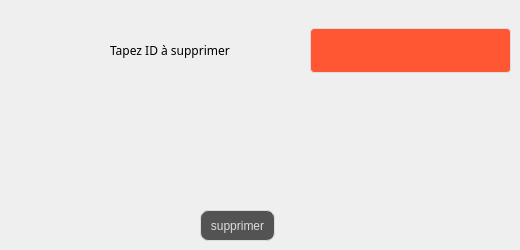
      <widget class="QWidget" name="tab_13">
       <attribute name="title">
        <string>Supprimer Client</string>
       </attribute>
       <widget class="QLineEdit" name="supp_3">
        <property name="geometry">
         <rect>
          <x>310</x>
          <y>20</y>
          <width>201</width>
          <height>61</height>
         </rect>
        </property>
        <property name="styleSheet">
         <string notr="true">QLineEdit {
  width: 100%;
  padding: 12px 20px;
  margin: 8px 0;
  display: inline-block;
  border: 1px solid #dcdcdc;
  border-radius: 4px;
  box-sizing: border-box;
  background: #FF5733;
  color: #FFFFFF;
}</string>
        </property>
       </widget>
       <widget class="QLabel" name="label_42">
        <property name="geometry">
         <rect>
          <x>110</x>
          <y>40</y>
          <width>151</width>
          <height>21</height>
         </rect>
        </property>
        <property name="font">
         <font>
          <family>Segoe Print</family>
         </font>
        </property>
        <property name="text">
         <string>Tapez ID à supprimer</string>
        </property>
       </widget>
       <widget class="QPushButton" name="P_supprimer_3">
        <property name="geometry">
         <rect>
          <x>200</x>
          <y>210</y>
          <width>75</width>
          <height>31</height>
         </rect>
        </property>
        <property name="styleSheet">
         <string notr="true">QPushButton {
color: #dcdcdc;
background:#535353;
border: none;

border: 1px solid #DCDCDC;
border-radius: 8px;
}
QPushButton:hover {
color:#fff;
background:#FF5733;
border: none;
}</string>
        </property>
        <property name="text">
         <string>supprimer</string>
        </property>
       </widget>
      </widget>
